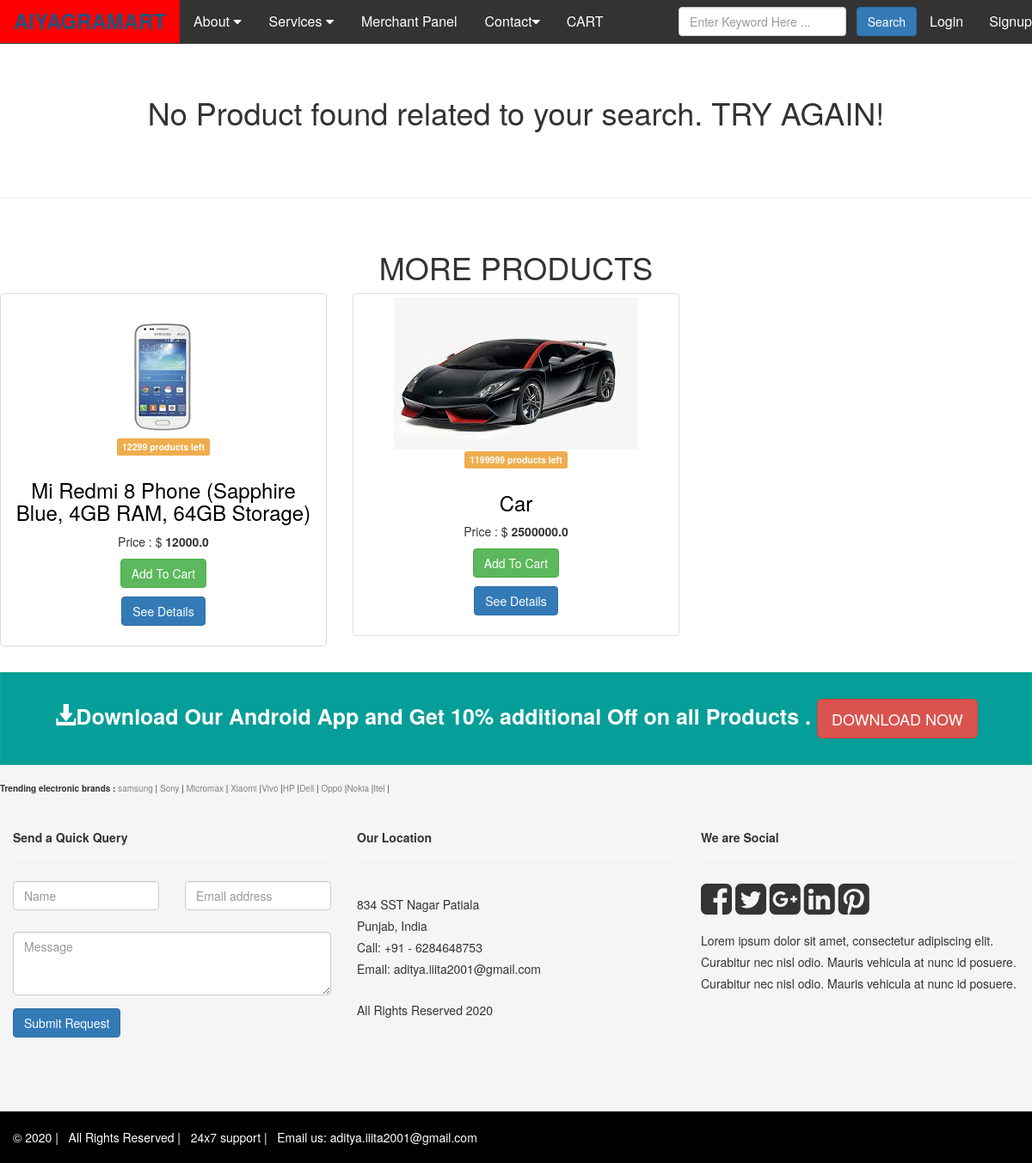
The page /categorical_search/boot on the database as committed earlier.
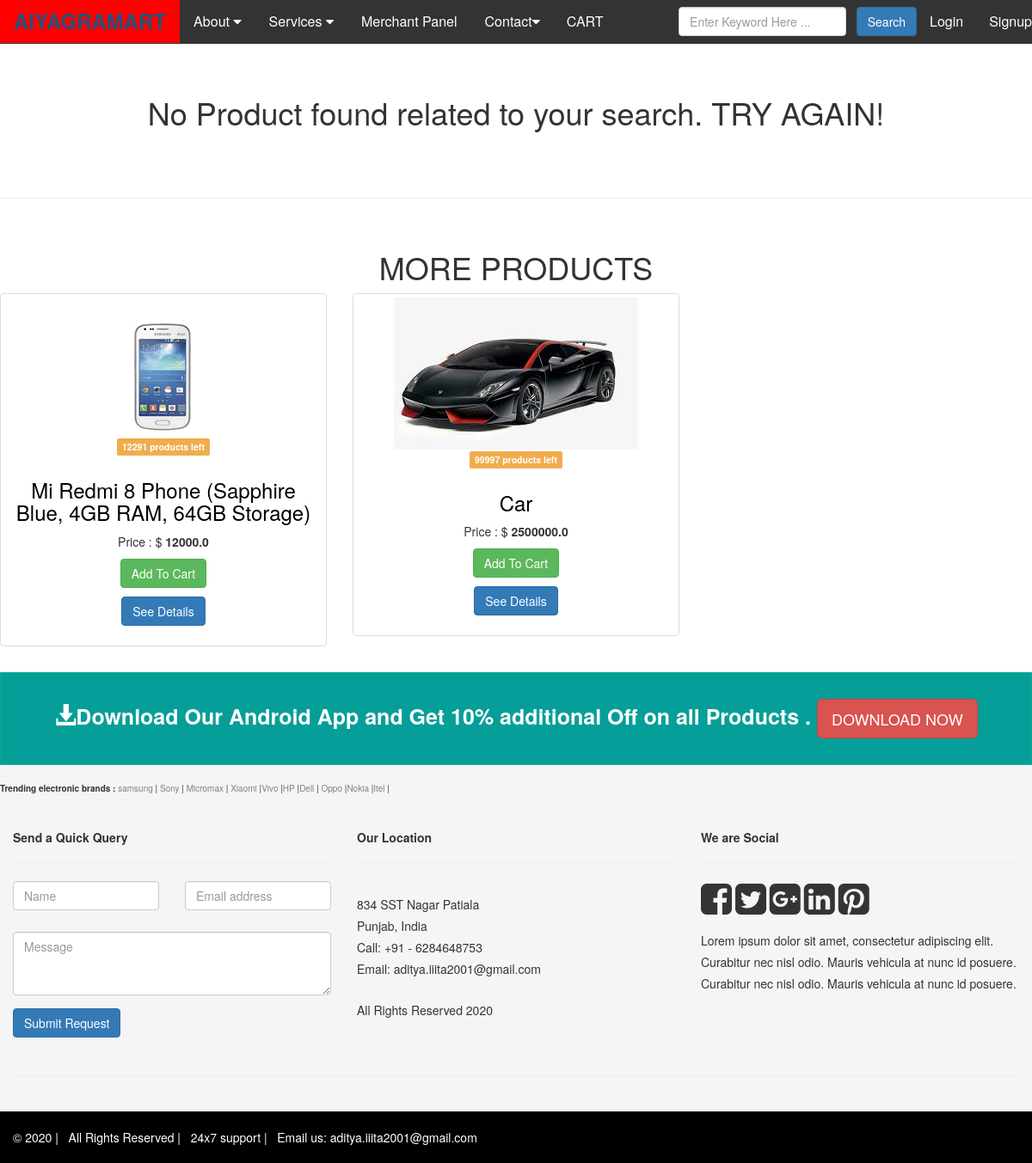
The same page on the database as committed later.
### home/models.py (models this page shows, shortened)
class Product(models.Model):
    name=models.CharField(max_length=1000, null=True)
    description=models.CharField(max_length=10000, null=True)
    warranty_time_in_months=models.IntegerField(default=0)
    manufacturing_date=models.DateTimeField(default=datetime.now(), blank=True)
    manufacturing_company=models.CharField(max_length=1000, null=True)
    company_contact_number=models.CharField(max_length=12)
    company_email=models.EmailField(max_length=50)
    price=models.FloatField()
    stock=models.IntegerField()
    search_tags=models.CharField(max_length=1000, null=True)
    image_1=models.ImageField(null=True, blank=True, upload_to='post_images/')
    image_2=models.ImageField(null=True, blank=True, upload_to='post_images/')
    image_3=models.ImageField(null=True, blank=True, upload_to='post_images/')
    image_4=models.ImageField(null=True, blank=True, upload_to='post_images/')
    image_5=models.ImageField(null=True, blank=True, upload_to='post_images/')
    created_at=models.DateTimeField(auto_now_add=True)

### home/views.py (the view)
# urls.py: path('categorical_search/<str:item>',categorical_search,name="categorical_search"),
def categorical_search(request,item):
    products = Product.objects.filter(search_tags__icontains=item).order_by("-created_at")
    all_products = Product.objects.all()
    return render(request,"home/search_material.html",context={"products": products, "all_products": all_products})

### home/templates/home/search_material.html (shortened to what this page needs)
{% load static %}
<!DOCTYPE html>
<html lang="en">
<head>
    <link href="{% static 'css/bootstrap.css' %}" rel="stylesheet">
    <link href="{% static 'css/font-awesome.min.css' %}" rel="stylesheet" />
    <link href="{% static 'css/main-style.css' %}" rel="stylesheet" />
    <link href="{% static 'css/navi.css' %}" rel="stylesheet" />
    <link href="{% static 'css/style.css' %}" rel="stylesheet" />
    <link rel="stylesheet" href="https://cdnjs.cloudflare.com/ajax/libs/font-awesome/4.7.0/css/font-awesome.min.css">
    <link rel="stylesheet" href="https://maxcdn.bootstrapcdn.com/bootstrap/3.4.1/css/bootstrap.min.css">
</head>
<body>
    <div class="naavbar">
      <a class="navbar-brand" href="{% url 'home' %}"><strong style="font-size: x-large;">AIYAGRAMART</strong></a>
      <div class="subnaav">
        <button class="subnaavbtn">About <i class="fa fa-caret-down"></i></button>
      </div>
      <div class="subnaav">
        <button class="subnaavbtn">Services <i class="fa fa-caret-down"></i></button>
      </div>
      <a href="{% url 'merchant' %}">Merchant Panel</a>
      <div class="subnaav">
          <button class="subnaavbtn">Contact<i class="fa fa-caret-down"></i></button>
        </div>
        <ul class="nav navbar-nav navbar-left">
            <li><a href="{% url 'carttemp' %}">CART</a></li>
        </ul>
        <ul class="nav navbar-nav navbar-right">
          {% if user.is_authenticated %}
          <li style="color: white;"><a href="{% url 'home' %}">Hi, {{request.user}}</a></li>
          {% else %}
          <li><a href="{% url 'login_request' %}">Login</a></li>
          <li><a href="{% url 'signup' %}">Signup</a></li>
          {% endif %}
      </ul>
        <form class="navbar-form navbar-right" role="search" action="{% url 'search_product' %}" method="GET">
          <div class="form-group">
              <input type="text" name="search_product" placeholder="Enter Keyword Here ..." class="form-control">
          </div>
          <button type="submit" class="btn btn-primary">Search</button>
      </form>
    </div>
      <br><br>
      <div class="row">
        {% if products %}
        {% else %}
        <H1 style="text-align: center;">No Product found related to your search. TRY AGAIN!</H1>
        {% endif %}
    </div>
<br>
<br>
<hr>
<br>
<H1 style="text-align: center;">MORE PRODUCTS</H1>
<div class="row">
    {% for product in all_products %}
    <div class="col-md-4 text-center col-sm-6 col-xs-6">
        <div class="thumbnail product-box">
            <img src="{{product.image_1.url}}"  />
            <span class="label label-warning pull-center">{{product.stock}} products left</span>
            <div class="caption">
                <h3><a href="#">{{product.name}}</a></h3>
                <p>Price : $ <strong>{{product.price}}</strong>  </p>
               <p>
                    <a href="#" class="btn btn-success" role="button">Add To Cart</a>
                    <form action="{% url 'product_details' %}" method="GET">
                        <button type="submit" class="btn btn-primary">See Details</button>
                    </form>
                </p>
            </div>
        </div>
    </div>
    {% endfor %}
</div>
<div class="col-md-12 download-app-box text-center">
    <span class="glyphicon glyphicon-download-alt"></span>Download Our Android App and Get 10% additional Off on all Products . <a href="#" class="btn btn-danger btn-lg">DOWNLOAD  NOW</a>
    </div>
<div class="col-md-12 footer-box">
<div class="row small-box pad-botom ">
<strong>Trending electronic brands :</strong> <a href="{% url 'categorical_search' item='samsung' %}">samsung</a> |  <a href="{% url 'categorical_search' item='sony' %}">Sony</a> | <a href="{% url 'categorical_search' item='micromax' %}">Micromax</a> |
<a href="{% url 'categorical_search' item='mi' %}">Xiaomi</a> |<a href="{% url 'categorical_search' item='vivo' %}">Vivo</a> |<a href="{% url 'categorical_search' item='hp' %}">HP</a> |<a href="{% url 'categorical_search' item='dell' %}">Dell</a> |
<a href="{% url 'categorical_search' item='oppo' %}">Oppo</a> |<a href="{% url 'categorical_search' item='nokia' %}">Nokia</a> |<a href="{% url 'categorical_search' item='itel' %}">Itel</a> |
</div>
<div class="row">
<div class="col-md-4">
    <strong>Send a Quick Query </strong>
    <hr>
    <form action="{% url 'query' %}" method="POST"  enctype="multipart/form-data">
        <div class="row">
            <div class="col-md-6 col-sm-6">
                <div class="form-group">
                    <input type="text" name="name" class="form-control" required="required" placeholder="Name">
                </div>
            </div>
            <div class="col-md-6 col-sm-6">
                <div class="form-group">
                    <input type="email" name="email" class="form-control" required="required" placeholder="Email address">
                </div>
            </div>
        </div>
        <div class="row">
            <div class="col-md-12 col-sm-12">
                <div class="form-group">
                    <textarea name="message" id="message" required="required" class="form-control" rows="3" placeholder="Message"></textarea>
                </div>
                <div class="form-group">
                    <button type="submit" class="btn btn-primary">Submit Request</button>
                </div>
            </div>
        </div>
    </form>
</div>
<div class="col-md-4">
    <strong>Our Location</strong>
    <hr>
    <p>
         834 SST Nagar Patiala<br />
                        Punjab, India<br />
        Call: +91 - 6284648753<br>
        Email: aditya.iiita2001@gmail.com<br>
    </p>
    All Rights Reserved 2020
</div>
<div class="col-md-4 social-box">
    <strong>We are Social </strong>
    <hr>
    <a href="#"><i class="fa fa-facebook-square fa-3x "></i></a>
    <a href="#"><i class="fa fa-twitter-square fa-3x "></i></a>
    <a href="#"><i class="fa fa-google-plus-square fa-3x c"></i></a>
    <a href="#"><i class="fa fa-linkedin-square fa-3x "></i></a>
    <a href="#"><i class="fa fa-pinterest-square fa-3x "></i></a>
    <p>
        Lorem ipsum dolor sit amet, consectetur adipiscing elit. Curabitur nec nisl odio. Mauris vehicula at nunc id posuere. Curabitur nec nisl odio. Mauris vehicula at nunc id posuere.
    </p>
</div>
</div>
<hr>
</div>
<div class="col-md-12 end-box ">
&copy; 2020 | &nbsp; All Rights Reserved  | &nbsp; 24x7 support | &nbsp; Email us: aditya.iiita2001@gmail.com
</div>
</body>
</html>

### static/css/navi.css (style rules this page uses)
.naavbar { overflow: hidden; background-color: #333; }
.naavbar a { float: left; font-size: 16px; color: white; text-align: center; padding: 14px 16px; text-decoration: none; }
.subnaav { float: left; overflow: hidden; }
.subnaav .subnaavbtn { font-size: 16px; border: none; outline: none; color: white; padding: 14px 16px; background-color: inherit; font-family: inherit; margin: 0; }

### static/css/style.css (style rules this page uses)
.text-center { text-align:center; }
h1, h2, h3, h4, h5, h6 { font-family:'Open Sans', sans-serif; }
.navbar-brand { font-size: 25px; padding: 15px 80px 15px 60px; }
.row { margin-bottom:10px; }
.btn { margin-bottom:5px; }
.product-box h3>a,.product-box h3>a:hover,.product-box h3>a:focus { color:#000; text-decoration:none; }
.download-app-box { background-color: #069E98; border: 1px solid #0FAA8B; padding:30px; line-height:40px; font-size:25px; font-weight:900; color:#fff; }
.footer-box { background-color:#F5F5F5; padding:20px 50px 20px 50px; }
.small-box { font-size:10px; }
.footer-box a { color:#808080; text-decoration:none; }
.pad-botom { padding-bottom:30px; }
.footer-box p { padding-top:15px; padding-bottom:15px; line-height:25px; }
.social-box a { color:#333436; text-decoration:none; }
.end-box { padding:20px; color:#fff; background-color:#000; font-size:14px; }

Rows that differ between the two databases and show on the page:
changed Product "Mi Redmi 8 Phone (Sapphire Blue, 4GB RAM, 64GB Storage)": stock "12299" → "12291"
changed Product "Car": stock "1199999" → "99997"
